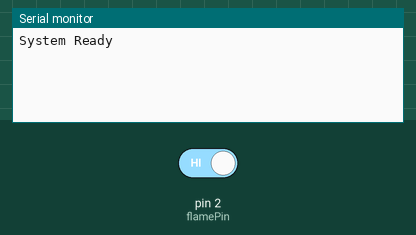
Recording of a sketch running on a simulated Arduino Uno, built with avr-gcc and run on an emulated ATmega328P. Parts: the last lines printed to the serial monitor. The inputs (shaded band) are chosen by the test bench; at power-on: pin 2 (flamePin) HIGH.

Above: at 1.2 s.
1.3 s: pin 2 (flamePin) driven LOW
At 2.6 s:
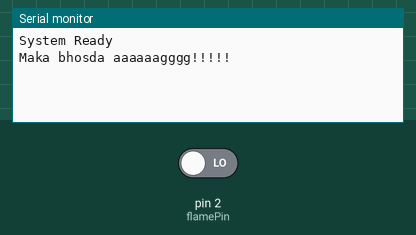
2.9 s: pin 2 (flamePin) driven HIGH
At 3.8 s:
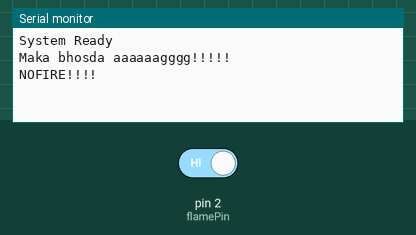

The sketch:

fire_alarm.ino
```cpp
const int flamePin = 2;
bool fireState = false;

void setup() {
  pinMode(flamePin, INPUT);
  Serial.begin(9600);
  Serial.println("System Ready");
}

void loop() {
  int fire = digitalRead(flamePin);

  if (fire == LOW) {
    if (!fireState) {
      Serial.println("Maka bhosda aaaaaagggg!!!!!");
      fireState = true;
    }
  } else {
    if (fireState) {
      Serial.println("NOFIRE!!!!");
      fireState = false;
    }
  }

  delay(200);
}
```

Measured:
- after the input at 1.3 s, the serial monitor: prints a new line after 0.10 s (image 1)
- after the input at 2.9 s, the serial monitor: prints a new line after 0.10 s (image 2)
